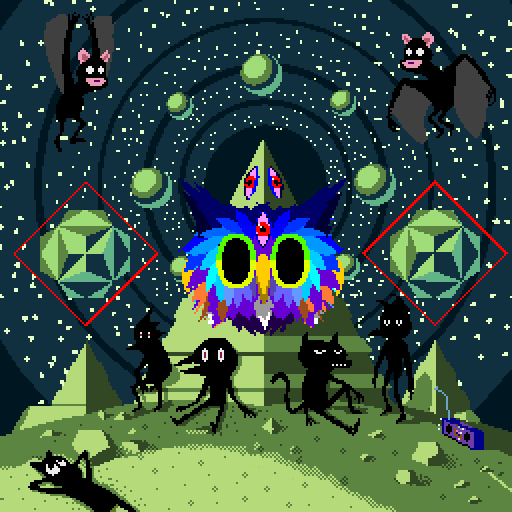
#> input picture Td2/Gif.gif, 512 x 512 px, found by its file name
$ python Exercice7.py
#> lines starting #> are read from the running program, lines starting #| are printed output that depends on the picture; long printed decimals are rounded
import math
import numpy as np
import matplotlib.pyplot as plt
from PIL import Image


def charger_image(path):
    img = Image.open(path).convert("L")
    pixels = np.array(img).flatten()
    return pixels


def histogramme(pixels):
    freqs = {}

    for p in pixels:
        if p in freqs:
            freqs[p] += 1
        else:
            freqs[p] = 1

    niveaux = list(freqs.keys())
    valeurs = list(freqs.values())

    plt.bar(niveaux, valeurs)
    plt.xlabel("Niveau de gris")
    plt.ylabel("Nombre de pixels")
    plt.title("Histogramme de l'image")
    plt.show()

    return freqs


def probabilites(freqs):
    total = 0
    for i in freqs.values():
        total += i
    probs = {}
    for caractere, nombre in freqs.items():
        probs[caractere] = nombre / total

    return probs

def information_propre(probas):
    info = {}
    for caractere, p in probas.items():
        info[caractere] = -math.log2(p)
    return info

def entropie(probas):
    h = 0
    for p in probas.values():
        h += p * math.log2(p)

    return -h


def arbre_huffman(probas):
    noeuds = []
    for char, p in probas.items():
        noeuds.append([p, char])

    while len(noeuds) > 1:
        n = len(noeuds)
        for i in range(n):
            for j in range(0, n - i - 1):
                if noeuds[j][0] > noeuds[j + 1][0]:
                    temp = noeuds[j]
                    noeuds[j] = noeuds[j + 1]
                    noeuds[j + 1] = temp

        gauche = noeuds.pop(0)
        droite = noeuds.pop(0)

        fusion = [gauche[0] + droite[0], gauche, droite]
        noeuds.append(fusion)

    return noeuds[0]


def codes_huffman(noeud, prefixe="", codes=None):
    if codes is None:
        codes = {}

    if len(noeud) == 2:
        caractere = noeud[1]
        codes[caractere] = prefixe
    else:
        codes_huffman(noeud[1], prefixe + "0", codes)
        codes_huffman(noeud[2], prefixe + "1", codes)

    return codes


def longueur_moyenne(probas, codes):
    total = 0

    for k in codes:
        contribution = probas[k] * len(codes[k])
        total += contribution

    return total

def efficacite_et_redondance(entropie, longueur):
    efficacite = entropie / longueur
    redondance = 1 - efficacite
    return efficacite, redondance


def main():
    pixels = charger_image("Td2/Gif.gif")
#> in charger_image, `img = Image.open(path).convert("L")`:
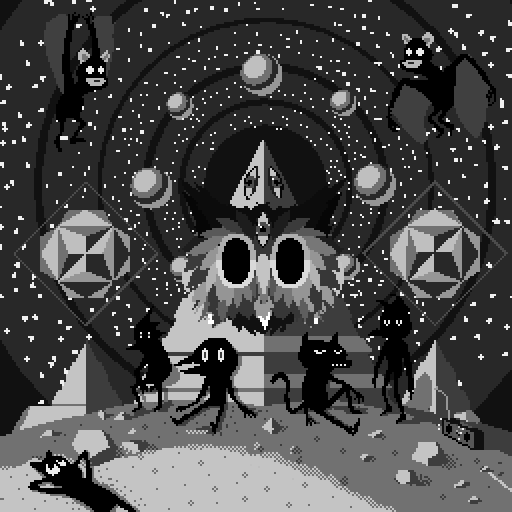
#> img: PIL image 512x512 L; min 0, max 255, mean 73.4
    freqs = histogramme(pixels)
#> the loop in histogramme, `for p in pixels:` made 262144 passes
#> p on passes 1 to 3: 17, 17, 17
#> after the loop in histogramme, `for p in pixels:`: freqs = 43 items
#> in histogramme, `niveaux = list(freqs.keys())`: niveaux = 43 values, max 255 at index 19, min 0 at index 3, mean 121.8
#> in histogramme, `valeurs = list(freqs.values())`: valeurs = 43 values, max 107464 at index 1, min 4 at index 28, mean 6096.4
#> in histogramme, `plt.show()`:
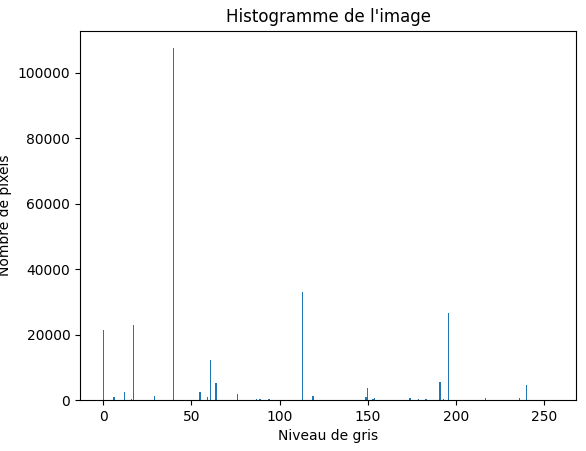
#> figure drawn by matplotlib, 1 panel; tallest bar 107464 high, from x = 39.6 to 40.4
#> freqs = 43 items
    probas = probabilites(freqs)
#> the loop in probabilites, `for i in freqs.values():` made 43 passes
#> (i, total) on passes 1 to 12: (22964, 22964), (107464, 130428), (4744, 135172), (21376, 156548), (5188, 161736), (504, 162240), (104, 162344), (544, 162888), (32980, 195868), (3836, 199704), (5516, 205220), (24, 205244)
#> total on pass 36: 261640
#> after the loop in probabilites, `for i in freqs.values():`: total = 262144
#> the loop in probabilites, `for caractere, nombre in freqs.items():` made 43 passes
#> (caractere, nombre) on passes 1 to 12: (17, 22964), (40, 107464), (240, 4744), (0, 21376), (64, 5188), (183, 504), (118, 104), (236, 544), (113, 32980), (150, 3836), (191, 5516), (39, 24)
#> after the loop in probabilites, `for caractere, nombre in freqs.items():`: probs = 43 items
#> probas = 43 items

    H = entropie(probas)
#> the loop in entropie, `for p in probas.values():` made 43 passes
#> (p, h) on passes 1 to 12: (0.0876, -0.308), (0.41, -0.835), (0.0181, -0.94), (0.0815, -1.23), (0.0198, -1.35), (0.00192, -1.36), (0.000397, -1.37), (0.00208, -1.39), (0.126, -1.76), (0.0146, -1.85), (0.021, -1.97), (9.16e-05, -1.97)
#> after the loop in entropie, `for p in probas.values():`: h = -3.05
#> H = 3.05

    racine = arbre_huffman(probas)
#> the loop in arbre_huffman, `for char, p in probas.items():` made 43 passes
#> (char, p) on passes 1 to 12: (17, 0.0876), (40, 0.41), (240, 0.0181), (0, 0.0815), (64, 0.0198), (183, 0.00192), (118, 0.000397), (236, 0.00208), (113, 0.126), (150, 0.0146), (191, 0.021), (39, 9.16e-05)
#> after the loop in arbre_huffman, `for char, p in probas.items():`: noeuds = 43 pairs, first value 1.53e-05 to 0.41, second value 0 to 255
#> the loop in arbre_huffman, `while len(noeuds) > 1:` made 42 passes
#> (n, gauche) on passes 4, 5, 7, 10, 11, 13, 24, 25, 26, 29, 33, 36: (40, [4.58e-05, [1.53e-05, 144], [3.05e-05, 161]]), (39, [9.16e-05, 39]), (37, [0.000137, 91]), (34, [0.000565, 121]), (33, [0.000641, 255]), (31, [0.00125, 153]), (20, [0.00465, 119]), (19, [0.00557, [0.00272, 174], [0.00285, 217]]), (18, [0.00702, 76]), (15, [0.00975, 55]), (11, [0.021, 191]), (8, [0.0472, 61])
#> (n, fusion) on passes 1, 2, 6, 14, 15, 16: (43, [3.05e-05, [1.53e-05, 223], [1.53e-05, 184]]), (42, [4.58e-05, [1.53e-05, 144], [3.05e-05, 161]]), (38, [0.000275, [0.000137, 65], [0.000137, 102]]), (30, [0.00299, [0.0014, 16], [0.00159, 179]]), (29, [0.00337, [0.00166, 94], [0.00171, 89]]), (28, [0.00386, [0.00192, 183], [0.00194, 87]])
#> after the loop in arbre_huffman, `while len(noeuds) > 1:`: noeuds = 1 item
#> racine = 3 items
    codes = codes_huffman(racine)
#> codes = 43 items

    L = longueur_moyenne(probas, codes)
#> the loop in longueur_moyenne, `for k in codes:` made 43 passes
#> (k, contribution, total) on passes 1 to 12: (40, 0.41, 0.41), (61, 0.189, 0.599), (76, 0.0491, 0.648), (59, 0.0283, 0.676), (183, 0.0173, 0.693), (87, 0.0174, 0.711), (150, 0.0878, 0.799), (6, 0.0327, 0.831), (154, 0.0184, 0.85), (236, 0.0187, 0.868), (149, 0.0332, 0.902), (29, 0.0364, 0.938)
#> after the loop in longueur_moyenne, `for k in codes:`: total = 3.1
#> L = 3.1
    efficacite, redondance = efficacite_et_redondance(H, L)
#> in efficacite_et_redondance, `efficacite = entropie / longueur`: efficacite = 0.985
#> in efficacite_et_redondance, `redondance = 1 - efficacite`: redondance = 0.0147
#> efficacite = 0.985; redondance = 0.0147
    print("Informations propres :", information_propre(probas))
#> the loop in information_propre, `for caractere, p in probas.items():` made 43 passes
#> after the loop in information_propre, `for caractere, p in probas.items():`: info = 43 items
#> (printed output is left out)
    print("Entropie H =", H)
#| Entropie H = 3.050
    print("Longueur moyenne L =", L)
#| Longueur moyenne L = 3.095
    print("Efficacité =", efficacite)
#| Efficacité = 0.9853
    print("Redondance =", redondance)
#| Redondance = 0.01474

    print("\nCodes Huffman (niveau de gris : code) :")
    for k in sorted(codes):
        print(k, ":", codes[k])
#> this loop made 43 passes
#> k on passes 2 to 13: 6, 12, 16, 17, 29, 39, 40, 55, 59, 61, 64, 65
#| 0 : 1100
#| 6 : 10011000
#| 12 : 1101001
#| 16 : 1101111100
#| 17 : 1110
#| 29 : 10011011
#| 39 : 11010001111010
#| 40 : 0
#> (further printed lines are left out)

main()
